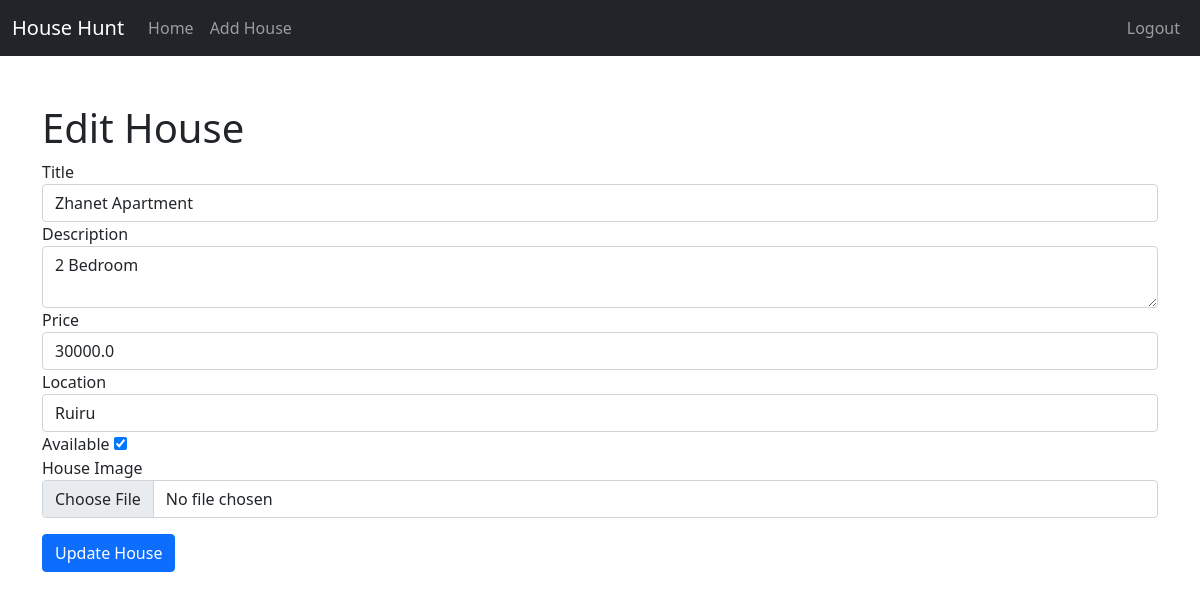
Page /edit/1 (signed in) on the committed database.
### app.py (models this page shows)
class House(db.Model):
    id = db.Column(db.Integer, primary_key=True)
    title = db.Column(db.String(100), nullable=False)
    description = db.Column(db.Text, nullable=False)
    price = db.Column(db.Float, nullable=False)
    location = db.Column(db.String(100), nullable=False)
    image_file = db.Column(db.String(120), nullable=True)
    available = db.Column(db.Boolean, default=True)

### app.py (the view, shortened to what this page needs)
@app.route('/edit/<int:id>', methods=['GET', 'POST'])
@login_required
def edit_house(id):
    if not current_user.is_admin:
        return "Access Denied", 403
    house = House.query.get_or_404(id)
    return render_template('edit_house.html', house=house)

### app.py (called while the page is built)
@login_manager.user_loader
def load_user(user_id):
    return User.query.get(int(user_id))

### templates/edit_house.html (shortened to what this page needs)
{% extends 'base.html' %}
{% block content %}
    <h1>Edit House</h1>
    <form method="POST" enctype="multipart/form-data">
        <div class="form-group">
            <label for="title">Title</label>
            <input type="text" class="form-control" id="title" name="title" value="{{ house.title }}" required>
        </div>
        <div class="form-group">
            <label for="description">Description</label>
            <textarea class="form-control" id="description" name="description" required>{{ house.description }}</textarea>
        </div>
        <div class="form-group">
            <label for="price">Price</label>
            <input type="number" class="form-control" id="price" name="price" value="{{ house.price }}" required>
        </div>
        <div class="form-group">
            <label for="location">Location</label>
            <input type="text" class="form-control" id="location" name="location" value="{{ house.location }}" required>
        </div>
        <div class="form-group">
            <label for="available">Available</label>
            <input type="checkbox" id="available" name="available" {% if house.available %}checked{% endif %}>
        </div>
        <div class="form-group">
            <label for="image_file">House Image</label>
            <input type="file" class="form-control" id="image_file" name="image_file">
        </div>
        <button type="submit" class="btn btn-primary mt-3">Update House</button>
    </form>
{% endblock %}

### rows in the picture
House: title "Zhanet Apartment", description "2 Bedroom", price "30000.0", location "Ruiru", available "☑"
